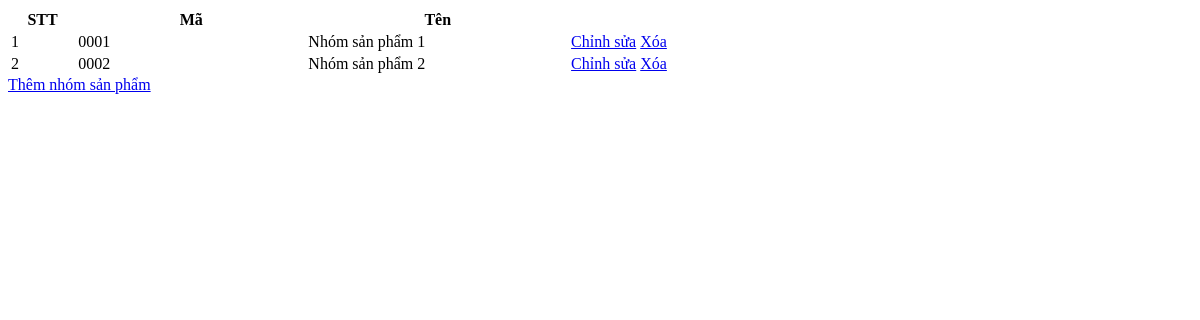
The page /list_category on the database as committed earlier.
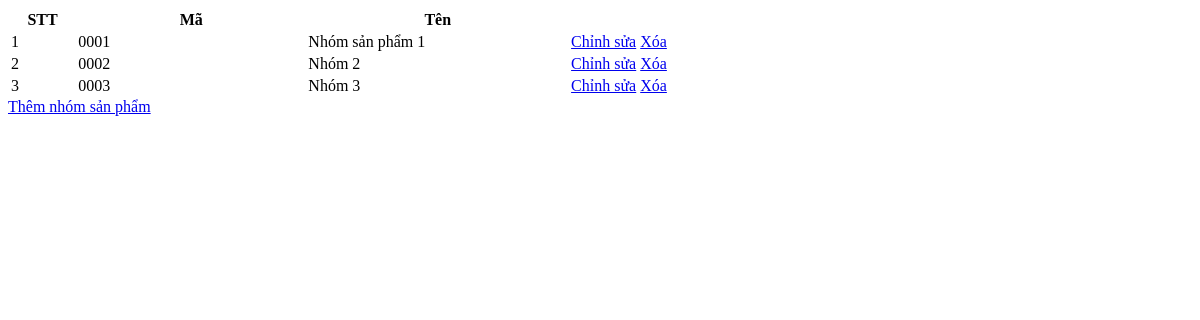
The same page on the database as committed later.
### app/models.py (models this page shows, shortened)
class Category(models.Model):
    code = models.CharField(max_length=20,verbose_name='Mã', unique=True)
    name = models.CharField(max_length=100, verbose_name='Tên')

### app/views.py (the view)
# urls.py: path('list_category', listCategory, name='list-category'),
def listCategory(request):
    categoryList = Category.objects.all()
    return render(request, 'category/list.html', {'categoryList': categoryList})

### app/templates/category/list.html (shortened to what this page needs)
<table class="table">
  <thead>
    <tr class="text-center">
      <th style="width: 10%;">STT</th>
      <th style="width: 35%;">Mã</th>
      <th style="width: 40%;">Tên</th>
      <th style="width: 15%;"></th>
    </tr>
  </thead>
  <tbody>
    {%for categ in categoryList %}
    <tr>
      <td class="text-center">{{forloop.counter}}</td>
      <td class="text-center">{{categ.code}}</td>
      <td>{{categ.name}}</td>
      <td>
        <a href="/edit_category/{{categ.id}}">Chỉnh sửa</a>
        <a href="javascript:deleteItem({{categ.id}})">Xóa</a>
      </td>
    </tr>
    {%endfor%}
  </tbody>
</table>
<a href="{% url 'add-category' %}">Thêm nhóm sản phẩm</a>

Rows that differ between the two databases and show on the page:
changed Category: name "Nhóm sản phẩm 2" → "Nhóm 2"
added Category: code "0003", name "Nhóm 3"
